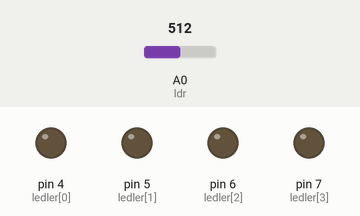
This sketch was run on a simulated Arduino Uno, built with avr-gcc and run on an emulated ATmega328P. On the bench: output pins drawn as LEDs (lit = HIGH). The inputs (shaded band) are chosen by the test bench; at power-on: A0 (ldr) = 512.

Above: at 1.2 s.
1.3 s: A0 (ldr) set to 716
At 1.8 s:
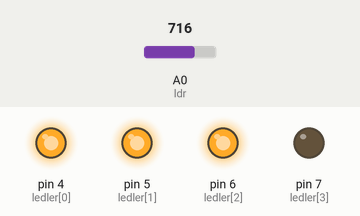
2.8 s: A0 (ldr) set to 753
4.3 s: A0 (ldr) set to 785
At 5.4 s:
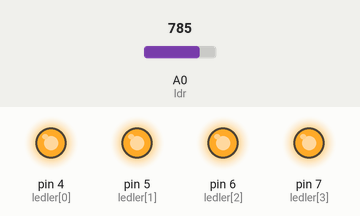
5.8 s: A0 (ldr) set to 511
At 6.6 s:
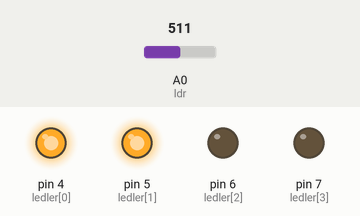
7.3 s: A0 (ldr) set to 273
8.8 s: A0 (ldr) set to 245
At 9.1 s:
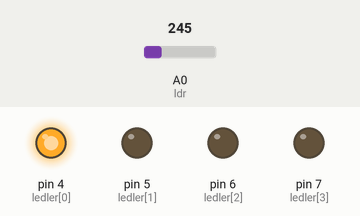
Timing chart, 0 to 11.3 s (numbered marks = the images above; inputs shaded):
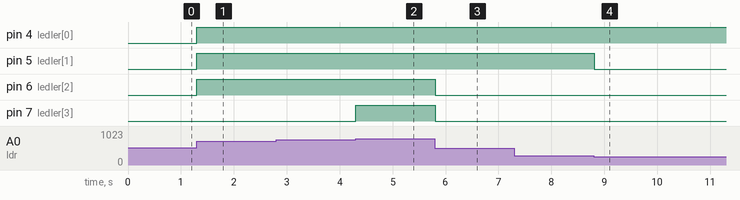

Measured:
- the behaviour switches between 768 and 769 on A0 (ldr) (found by bisection; images 1 and 2)
- the behaviour switches between 256 and 255 on A0 (ldr) (found by bisection; images 3 and 4)
- after the input at 1.3 s, pin 4 (ledler[0]), pin 5 (ledler[1]), pin 6 (ledler[2]): LOW → HIGH at once
- after the input at 2.8 s, every drawn part: stays the same
- after the input at 4.3 s, pin 7 (ledler[3]): LOW → HIGH at once
- after the input at 5.8 s, pin 6 (ledler[2]), pin 7 (ledler[3]): HIGH → LOW at once
- after the input at 7.3 s, every drawn part: stays the same
- after the input at 8.8 s, pin 5 (ledler[1]): HIGH → LOW at once

The sketch:

photoresistor.ino
```cpp
int ledler[]={4,5,6,7};
int sayi=4;
int ldr=A0;
int deger=0;
void setup() {
  // put your setup code here, to run once:
for(int i=0; i<sayi ; i++){
  pinMode(ledler[i],OUTPUT);
}
}

void loop() {
  // put your main code here, to run repeatedly:
deger=analogRead(ldr);
if(deger>0 && deger<=255){     //Photoresistorun okudugu deger gore led yaktırdım
  digitalWrite(ledler[0],HIGH);
  digitalWrite(ledler[1],LOW);
  digitalWrite(ledler[2],LOW);
  digitalWrite(ledler[3],LOW);
}
if(deger>256 && deger<=511){
   digitalWrite(ledler[0],HIGH);
  digitalWrite(ledler[1],HIGH);
  digitalWrite(ledler[2],LOW);
  digitalWrite(ledler[3],LOW);

}
if(deger>512 && deger<=767){
   digitalWrite(ledler[0],HIGH);
  digitalWrite(ledler[1],HIGH);
  digitalWrite(ledler[2],HIGH);
  digitalWrite(ledler[3],LOW);
}
if(deger>768 && deger<=1023){
   digitalWrite(ledler[0],HIGH);
  digitalWrite(ledler[1],HIGH);
  digitalWrite(ledler[2],HIGH);
  digitalWrite(ledler[3],HIGH);
}
delay(100);
}
```
